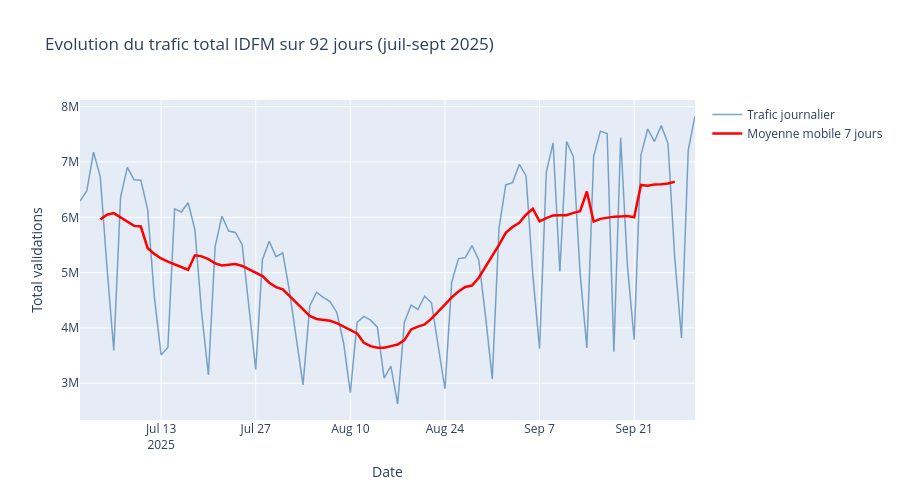

The notebook cell this image was saved under:
### Code cell
# ============================================================
# EVOLUTION DU TRAFIC TOTAL SUR LES 92 JOURS
# ============================================================
# POURQUOI : voir la tendance generale sur la periode
# On s'attend a voir :
# - Des creux reguliers les week-ends (toutes les 7 jours)
# - Un creux autour du 14 juillet (jour ferie)
# - Un creux en aout (vacances d'ete)
# - Une reprise en septembre (rentree scolaire)
#
# LA MOYENNE MOBILE SUR 7 JOURS :
# C'est une technique qui calcule pour chaque jour
# la moyenne des 7 jours autour de lui
# Elle lisse les variations jour a jour pour voir la tendance de fond
# Comme regarder la meteorologie sur une semaine plutot que jour par jour

# Agréger le trafic total par jour
trafic_journalier = (df.groupby('JOUR')['NB_VALD']
                       .sum()
                       .reset_index()
                       .rename(columns={'NB_VALD': 'total_jour'}))

trafic_journalier['is_weekend'] = trafic_journalier['JOUR'].dt.dayofweek >= 5
trafic_journalier['nom_jour']   = trafic_journalier['JOUR'].dt.day_name()

# Moyenne mobile sur 7 jours (center=True = centre sur le jour courant)
trafic_journalier['rolling_mean_7j'] = (
    trafic_journalier['total_jour'].rolling(window=7, center=True).mean()
)

fig = go.Figure()

# Trafic journalier brut (ligne fine bleue)
fig.add_trace(go.Scatter(
    x=trafic_journalier['JOUR'],
    y=trafic_journalier['total_jour'],
    mode='lines',
    name='Trafic journalier',
    line=dict(color='steelblue', width=1.5),
    opacity=0.7
))

# Moyenne mobile 7 jours (ligne rouge epaisse)
fig.add_trace(go.Scatter(
    x=trafic_journalier['JOUR'],
    y=trafic_journalier['rolling_mean_7j'],
    mode='lines',
    name='Moyenne mobile 7 jours',
    line=dict(color='red', width=2.5)
))

fig.update_layout(
    title='Evolution du trafic total IDFM sur 92 jours (juil-sept 2025)',
    xaxis_title='Date',
    yaxis_title='Total validations',
    height=500,
    hovermode='x unified'
)
fig.show()

print('5 jours les plus charges :')
display(trafic_journalier.nlargest(5, 'total_jour')[['JOUR', 'nom_jour', 'total_jour']])

print('\n5 jours les plus calmes :')
display(trafic_journalier.nsmallest(5, 'total_jour')[['JOUR', 'nom_jour', 'total_jour']])
